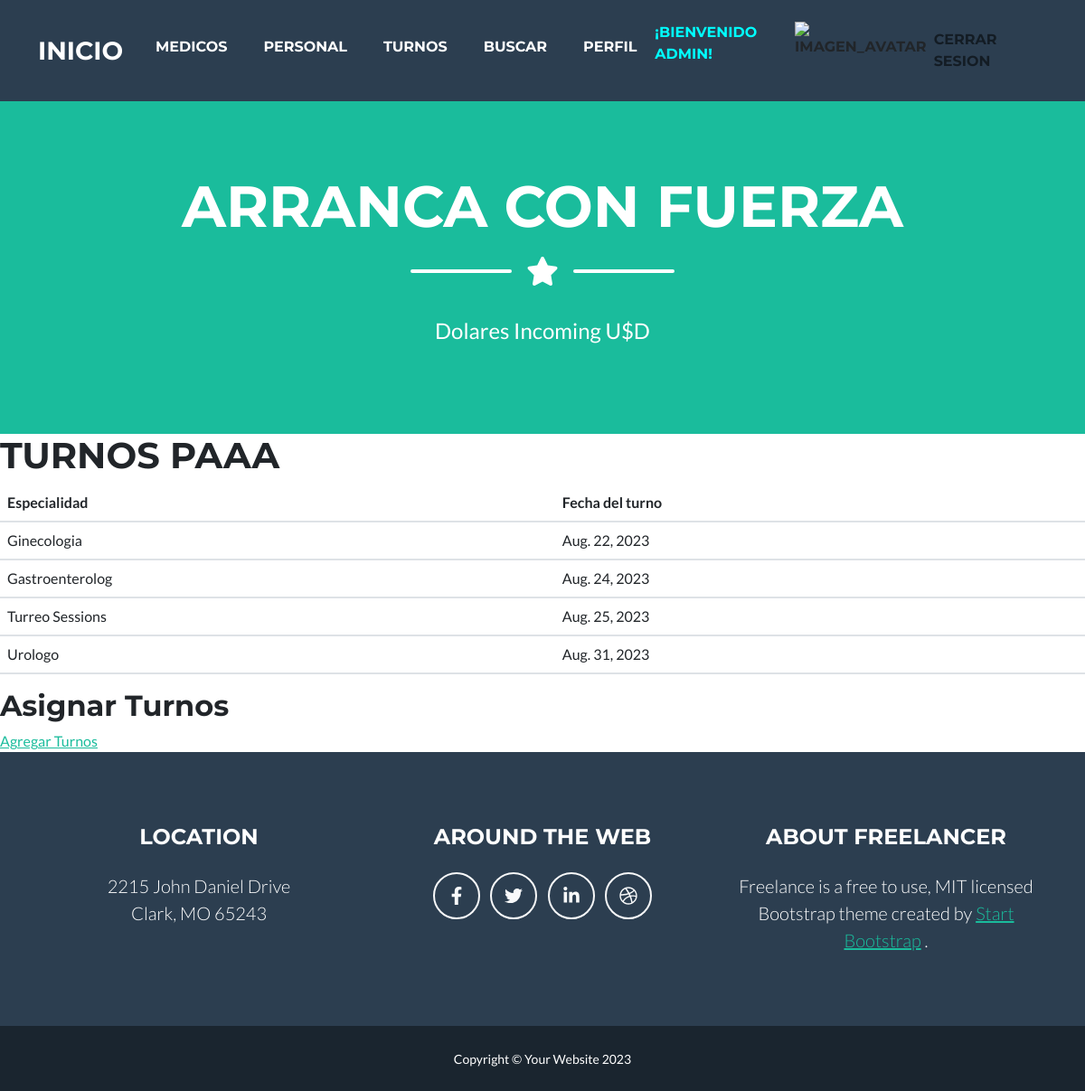
The page /turnos/ (signed in) on the database its author committed.
### medicos/models.py (models this page shows, shortened)
class Turnos(models.Model):
    especialidad = models.CharField(max_length=15)
    turno = models.DateField()
    class Meta:
        verbose_name = "Turno"
        verbose_name_plural = "Turnos"
        ordering = ['turno']

### medicos/views.py (the view)
# urls.py: path('turnos/', turnos, name= "turnos"),
@login_required
def turnos(request):
    test1 = {'fechas': Turnos.objects.all()}
    return render(request, "medicos/turnos.html", test1)

### medicos/templates/medicos/turnos.html
{% extends 'medicos/base.html' %}
{% load static %}
{% block contenido %}
    <h1>TURNOS PAAA</h1>
    <table class="table">
        <thead>
            <tr>
                <th>Especialidad</th>
                <th>Fecha del turno</th>
            </tr>
        </thead>
        <tbody>
            {% for t in fechas %}
            <tr>
                <td>{{ t.especialidad }}</td>
                <td>{{ t.turno }}</td>
            </tr>
            {% endfor %}
        </tbody>
    </table>
    <h2>Asignar Turnos</h2>
    <a href="{% url 'agregar_turno' %}">Agregar Turnos</a>
{% endblock contenido %}

### medicos/templates/medicos/base.html (shortened to what this page needs)
<!DOCTYPE html>
<html lang="en">
    <head>
        {% load static %}
        <link href="{% static 'medicos/css/styles.css' %}" rel="stylesheet" />
    </head>
    <body id="page-top">
        <nav class="navbar navbar-expand-lg bg-secondary text-uppercase fixed-top" id="mainNav">
            <div class="container">
                <a class="navbar-brand" href="{% url 'home' %}">Inicio</a>
                <div class="collapse navbar-collapse" id="navbarResponsive">
                    <ul class="navbar-nav ms-auto">
                        {% if user.is_authenticated %}
                            <li class="nav-item mx-0 mx-lg-1"><a class="nav-link py-3 px-0 px-lg-3 rounded" href="{% url 'medicos' %}">Medicos</a></li>
                            <li class="nav-item mx-0 mx-lg-1"><a class="nav-link py-3 px-0 px-lg-3 rounded" href="{% url 'personal' %}">Personal</a></li>
                            <li class="nav-item mx-0 mx-lg-1"><a class="nav-link py-3 px-0 px-lg-3 rounded" href="{% url 'turnos' %}">Turnos</a></li>
                            <li class="nav-item mx-0 mx-lg-1"><a class="nav-link py-3 px-0 px-lg-3 rounded" href="{% url 'buscar_medico' %}">Buscar</a></li>
                            <li class="nav-item mx-0 mx-lg-1"><a class="nav-link py-3 px-0 px-lg-3 rounded" href="{% url 'editarPerfil' %}">Perfil</a></li>
                            <p style="color: aqua;">¡Bienvenido {{user.username}}!</p>
                            <div class="text-center">
                                <img src="{{ request.session.avatar }}" height="40px" weigth="49px" alt="imagen_avatar">
                            </div>
                            <a class="nav-link" href="{% url 'logout' %}">Cerrar Sesion</a>
                        {% else %}
                            <li class="nav-item mx-0 mx-lg-1"><a class="nav-link py-3 px-0 px-lg-3 rounded" href="{% url 'registro' %}">Registrarse</a></li>
                            <li class="nav-item mx-0 mx-lg-1"><a class="nav-link py-3 px-0 px-lg-3 rounded" href="{% url 'login' %}">Iniciar Sesion</a></li>
                            <li></li>
                        {% endif %}
                    </ul>
                </div>
            </div>
        </nav>
        <header class="masthead bg-primary text-white text-center">
            <div class="container d-flex align-items-center flex-column">
                <h1 class="masthead-heading text-uppercase mb-0">Arranca con Fuerza</h1>
                <div class="divider-custom divider-light">
                    <div class="divider-custom-line"></div>
                    <div class="divider-custom-icon"><i class="fas fa-star"></i></div>
                    <div class="divider-custom-line"></div>
                </div>
                <p class="masthead-subheading font-weight-light mb-0">Dolares Incoming U$D</p>
            </div>
        </header>
        {% block contenido %}
        {% endblock contenido %}
        <footer class="footer text-center">
            <div class="container">
                <div class="row">
                    <div class="col-lg-4 mb-5 mb-lg-0">
                        <h4 class="text-uppercase mb-4">Location</h4>
                        <p class="lead mb-0">
                            2215 John Daniel Drive
                            <br />
                            Clark, MO 65243
                        </p>
                    </div>
                    <div class="col-lg-4 mb-5 mb-lg-0">
                        <h4 class="text-uppercase mb-4">Around the Web</h4>
                        <a class="btn btn-outline-light btn-social mx-1" href="#!"><i class="fab fa-fw fa-facebook-f"></i></a>
                        <a class="btn btn-outline-light btn-social mx-1" href="#!"><i class="fab fa-fw fa-twitter"></i></a>
                        <a class="btn btn-outline-light btn-social mx-1" href="#!"><i class="fab fa-fw fa-linkedin-in"></i></a>
                        <a class="btn btn-outline-light btn-social mx-1" href="#!"><i class="fab fa-fw fa-dribbble"></i></a>
                    </div>
                    <div class="col-lg-4">
                        <h4 class="text-uppercase mb-4">About Freelancer</h4>
                        <p class="lead mb-0">
                            Freelance is a free to use, MIT licensed Bootstrap theme created by
                            <a href="http://startbootstrap.com">Start Bootstrap</a>
                            .
                        </p>
                    </div>
                </div>
            </div>
        </footer>
        <div class="copyright py-4 text-center text-white">
            <div class="container"><small>Copyright &copy; Your Website 2023</small></div>
        </div>
    </body>
</html>

### rows shown on the page
Turnos: especialidad "Ginecologia", turno "Aug. 22, 2023"
Turnos: especialidad "Gastroenterolog", turno "Aug. 24, 2023"
Turnos: especialidad "Turreo Sessions", turno "Aug. 25, 2023"
Turnos: especialidad "Urologo", turno "Aug. 31, 2023"

### other values the page prints
{{ user.username }} "ADMIN"
